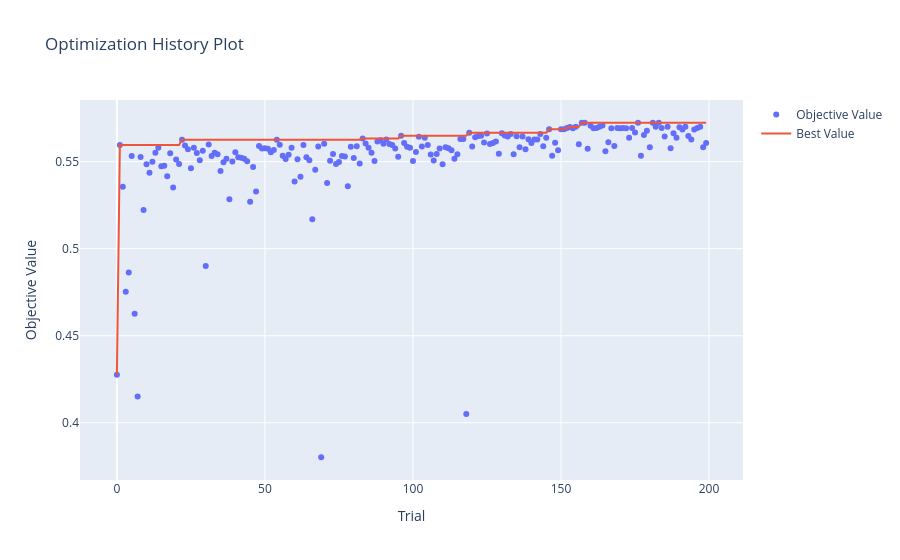

The notebook cell this image was saved under:
### Code cell
optuna.visualization.plot_optimization_history(study=study)

### Figure 1 — Plotly figure (JSON) as saved in the notebook; plotly's stock layout.template omitted (floating-point values rounded to 4 significant figures; data arrays with more than 128 entries replaced by an {"elided": "..."} marker saying what was removed)
{"data": [{"mode": "markers", "name": "Objective Value", "type": "scatter", "x": {"elided": "200 int values"}, "y": {"elided": "200 float values"}}, {"mode": "lines", "name": "Best Value", "type": "scatter", "x": {"elided": "200 int values"}, "y": {"elided": "200 float values"}}, {"marker": {"color": "#cccccc"}, "mode": "markers", "name": "Infeasible Trial", "showlegend": false, "type": "scatter", "x": [], "y": []}], "layout": {"title": {"text": "Optimization History Plot"}, "xaxis": {"title": {"text": "Trial"}}, "yaxis": {"title": {"text": "Objective Value"}}}}
